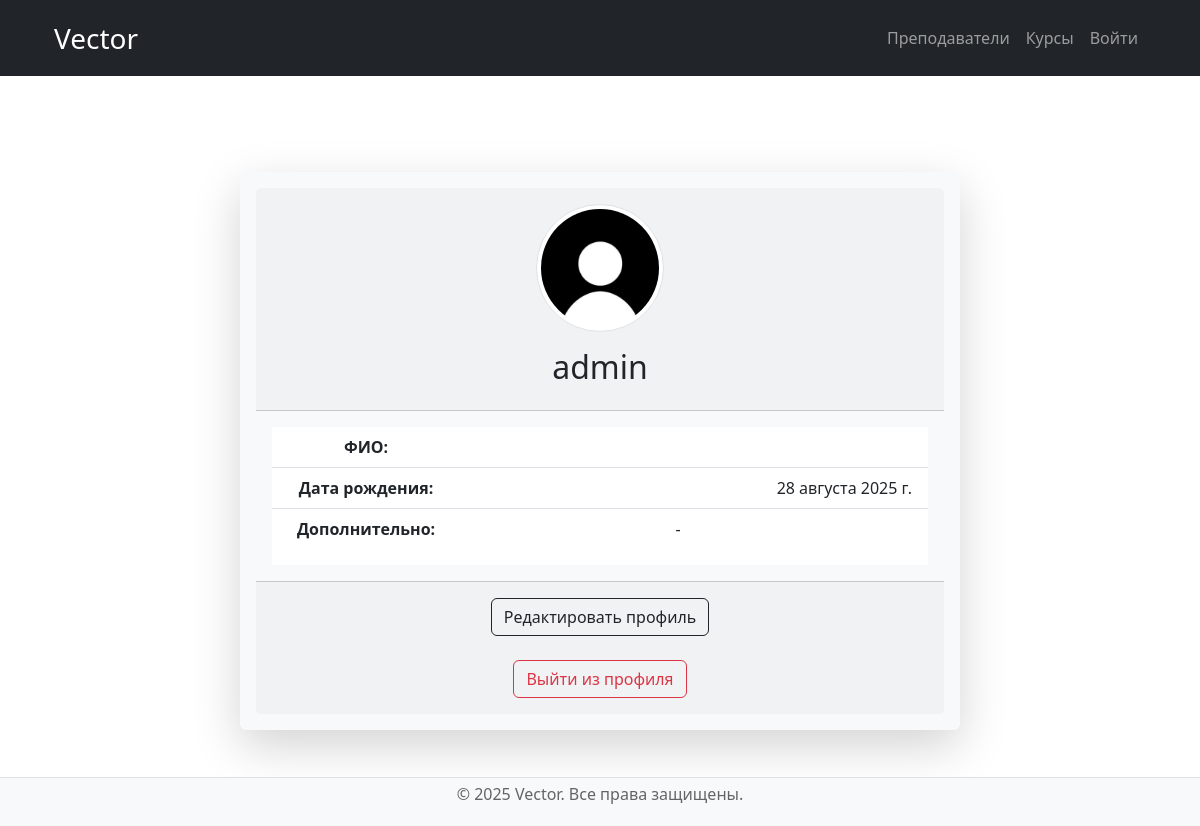
The page /accounts/profile/0/ on the database its author committed.
### accounts/models.py (models this page shows, shortened)
class UserProfile(models.Model):
    slug = models.SlugField(unique=True)
    bio = models.TextField(blank=True, help_text='Дополнительная информация')
    date_of_birth = models.DateField(null=True, blank=True, help_text="Дата рождения")
    avatar = models.ImageField(upload_to="avatars/%Y%m", default="avatars/default.png",
                               validators=[FileExtensionValidator(allowed_extensions=['jpg', 'jpeg', 'png'])])
    user = models.OneToOneField(User, on_delete=models.CASCADE)
    class Meta:
        verbose_name = 'Профиль пользователя'
        verbose_name_plural = 'Профили пользователей'

### accounts/views.py (the view)
# urls.py: path('profile/<slug:slug>/', UserProfileView.as_view(),name='profile'),
class UserProfileView(DetailView):
    model = UserProfile
    template_name = 'accounts/profile.html'
    context_object_name = 'profile'
    def get_context_data(self,**kwargs):
        context = super().get_context_data(**kwargs)
        context['title']='Профиль пользователя'
        return context

### templates/accounts/profile.html (shortened to what this page needs)
{% extends "base.html" %}
{% block content %}
<div class="container mt-5 mb-5">
    <div class="row">
        <div class="col-md-8 offset-md-2 text-center">
            <div class="card border-0 shadow-lg p-3 bg-light rounded">
                <div class="card-header py-3 d-flex flex-column align-items-center">
                    <img src="{{ profile.avatar.url }}" alt="Аватарка пользователя" width="128" height="128" class="rounded-circle img-thumbnail mb-3">
                    <h2 class="font-weight-bold text-dark">{{ profile.user.username }}</h2>
                </div>
                <div class="card-body">
                    <ul class="list-group list-group-flush">
                        <li class="list-group-item d-flex justify-content-between align-items-start">
                            <span class="fw-bold w-25">ФИО:</span>
                        </li>
                        <li class="list-group-item d-flex justify-content-between align-items-start">
                            <span class="fw-bold w-25">Дата рождения:</span>
                            <span>{{ profile.date_of_birth|default:"Не указана" }}</span>
                        </li>
                        <li class="list-group-item d-flex justify-content-between align-items-start">
                            <span class="fw-bold w-25">Дополнительно:</span>
                            <p class="w-75">{{ profile.bio|linebreaksbr }}</p>
                        </li>
                    </ul>
                </div>
                <div class="card-footer pt-3 pb-3 text-right">
                    <a href="#" class="btn btn-outline-dark">Редактировать профиль</a>
                        <br>
                        <br>
                            <a href="#"
                               onclick="event.preventDefault(); document.getElementById('logout-form').submit();"
                               class="btn btn-outline-danger">
                                Выйти из профиля
                            </a>
        </div>
    </div>
</div>
{% endblock %}

### static/css/style.css (style rules this page uses)
body { font-family: Arial, sans-serif; margin: 0; padding: 0; }
.btn { background-color: #4CAF50; color: white; padding: 10px 20px; border: none; border-radius: 5px; cursor: pointer; }
body, html { height: 100%; margin: 0; }

### rows shown on the page
UserProfile: avatar (placeholder picture), user.username "admin", date_of_birth "28 августа 2025 г.", bio "-"
